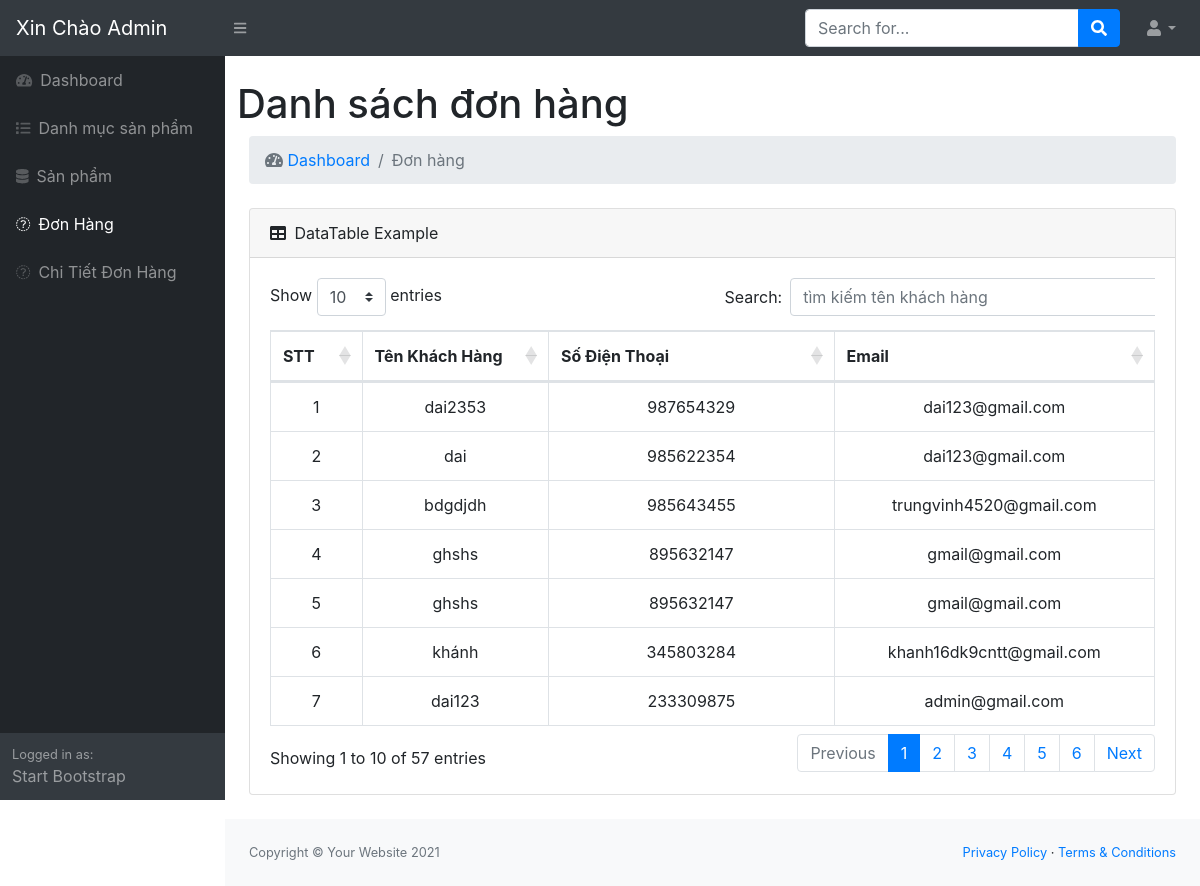
Page /admin/modules/BIll/bill.php (signed in) on the committed database.
### tables this page shows
CREATE TABLE `donhang` (
  `ID` int(11) NOT NULL,
  `TenKhachHang` varchar(200) NOT NULL,
  `SDT` int(11) NOT NULL,
  `Email` varchar(200) NOT NULL
);

### admin/libraries/Function.php (called while the page is built, shortened)
<?php
function base_url(){
    return $url="http://localhost:8080/BH_Android/";
}
?>

### admin/libraries/Database.php (called while the page is built, shortened)
<?php
    class Database
    {
        public $link;
        public function __construct()
        {
            $this->link = mysqli_connect("localhost","root","","daioktkp_Shose") or die ("error");
            mysqli_set_charset($this->link,"utf8");
        }
         public function fetchAll($table)
        {
            $sql = "SELECT * FROM {$table} WHERE 1" ;
            $result = mysqli_query($this->link,$sql) or die("Lỗi Truy Vấn fetchAll " .mysqli_error($this->link));
            $data = [];
            if( $result)
            {
                while ($num = mysqli_fetch_assoc($result))
                {
                    $data[] = $num;
                }
            }
            return $data;
        }
    }
?>

### admin/autoload/autoload.php (called while the page is built, shortened)
<?php
    require_once __DIR__."/../libraries/Database.php";
    require_once __DIR__."/../libraries/Function.php";
     $db=new Database();
?>

### admin/modules/BIll/bill.php (the view, shortened to what this page needs)
<?php
    require_once __DIR__."/../../autoload/autoload.php";
    if( getInput('search') !=''){
        $category=$db->fetchJone("donhang","SELECT * FROM donhang WHERE TenKhachHang like'%".getInput('search') ."%'",0,false);
    }
    else{
        $category = $db->fetchAll("donhang");
    }
    ?>
<?php require_once __DIR__."/../../layouts/header.php"; ?>
            <div id="layoutSidenav_content">
                <main>
                    <div class="container-fluid">
                        <div class="row" >
                            <h1 class="mt-4">Danh sách đơn hàng </h1>
                        </div>
                        <ol class="breadcrumb mb-4">
                            <li class="breadcrumb-item active">
                                <i class="fa fa-tachometer-alt fa-w-18"></i>
                               <a href="<?php echo base_url() ?>/admin/"> Dashboard</a>
                            </li>
                            <li class="breadcrumb-item active">Đơn hàng</li>
                        </ol>
                    <div class="card mb-4">
                        <div class="card-header">
                            DataTable Example
                        </div>
                        <div class="card-body">
                            <div class="table-responsive">
                                <div id="dataTable_wrapper" class="dataTables_wrapper dt-bootstrap4">
                                    <div class="row">
                                        <div class="col-sm-12 col-md-6">
                                            <div class="dataTables_length" id="dataTable_length">
                                                <label>
                                                    Show
                                                    <select name="dataTable_length" aria-controls="dataTable" class="custom-select form-control">
                                                        <option value="10">10</option>
                                                    </select>
                                                    entries
                                                </label>
                                            </div>
                                        </div>
                                        <form class="col-sm-12 col-md-6" method="get">
                                            <div id="dataTable_filter" class="dataTables_filter" style="text-align:left"><label>Search:<input style="width: 730px;"type="search" class="form-control" placeholder="tìm kiếm tên khách hàng" name="search" aria-controls="dataTable"></label></div>
                                        </form>
                                    </div>
                                    <div class="row">
                                        <div class="col-sm-12">
                                            <table class="table table-bordered dataTable" id="dataTable" width="100%" cellspacing="0" role="grid" aria-describedby="dataTable_info" style="width: 100%; text-align: center;">
                                                <thead>
                                                    <tr role="row">
                                                        <th class="sorting" tabindex="0" aria-controls="dataTable" rowspan="1" colspan="1" style="width: 108px;">STT</th>
                                                        <th class="sorting" tabindex="0" aria-controls="dataTable" rowspan="1" colspan="1" style="width: 405px;">Tên Khách Hàng</th>
                                                        <th class="sorting" tabindex="0" aria-controls="dataTable" rowspan="1" colspan="1" style="width: 700px;">Số Điện Thoại</th>
                                                        <th class="sorting" tabindex="0" aria-controls="dataTable" rowspan="1" colspan="1" style="width: 500px;">Email</th>
                                                    </tr>
                                                </thead>
                                                <tbody>
                                                    <?php $stt=1; foreach ($category as $item):?>
                                                        <tr role="row" class="odd">
                                                            <td class=""> <?php echo $stt ?> </td>
                                                            <td class=""> <?php echo $item['TenKhachHang'] ?> </td>
                                                            <td class=""> <?php echo $item['SDT'] ?> </td>
                                                            <td class=""> <?php echo $item['Email'] ?> </td>
                                                        </tr>
                                                   <?php $stt++; endforeach ?>
                                                </tbody>
                                            </table>
                                        </div>
                                    </div>
                                    <div class="row">
                                        <div class="col-sm-12 col-md-5">
                                            <div class="dataTables_info" id="dataTable_info" role="status" aria-live="polite">Showing 1 to 10 of 57 entries</div>
                                        </div>
                                        <div class="col-sm-12 col-md-7">
                                            <div class="dataTables_paginate paging_simple_numbers" id="dataTable_paginate">
                                                <ul class="pagination">
                                                    <li class="paginate_button page-item previous disabled" id="dataTable_previous"><a href="#" aria-controls="dataTable" data-dt-idx="0" tabindex="0" class="page-link">Previous</a></li>
                                                    <li class="paginate_button page-item active"><a href="#" aria-controls="dataTable" data-dt-idx="1" tabindex="0" class="page-link">1</a></li>
                                                    <li class="paginate_button page-item "><a href="#" aria-controls="dataTable" data-dt-idx="2" tabindex="0" class="page-link">2</a></li>
                                                    <li class="paginate_button page-item "><a href="#" aria-controls="dataTable" data-dt-idx="3" tabindex="0" class="page-link">3</a></li>
                                                    <li class="paginate_button page-item "><a href="#" aria-controls="dataTable" data-dt-idx="4" tabindex="0" class="page-link">4</a></li>
                                                    <li class="paginate_button page-item "><a href="#" aria-controls="dataTable" data-dt-idx="5" tabindex="0" class="page-link">5</a></li>
                                                    <li class="paginate_button page-item "><a href="#" aria-controls="dataTable" data-dt-idx="6" tabindex="0" class="page-link">6</a></li>
                                                    <li class="paginate_button page-item next" id="dataTable_next"><a href="#" aria-controls="dataTable" data-dt-idx="7" tabindex="0" class="page-link">Next</a></li>
                                                </ul>
                                            </div>
                                        </div>
                                    </div>
                                </div>
                            </div>
                        </div>
                    </div>
                    </div>
                </main>
                <footer class="py-4 bg-light mt-auto">
                    <div class="container-fluid">
                        <div class="d-flex align-items-center justify-content-between small">
                            <div class="text-muted">Copyright &copy; Your Website 2021</div>
                            <div>
                                <a href="#">Privacy Policy</a>
                                &middot;
                                <a href="#">Terms &amp; Conditions</a>
                            </div>
                        </div>
                    </div>
                </footer>
            </div>
        </div>
        <?php require_once __DIR__."/../../layouts/footer.php";?>

### rows in the picture
donhang: TenKhachHang "dai2353", SDT "987654329", Email "dai123@gmail.com"
donhang: TenKhachHang "dai", SDT "985622354", Email "dai123@gmail.com"
donhang: TenKhachHang "bdgdjdh", SDT "985643455", Email "trungvinh4520@gmail.com"
donhang: TenKhachHang "ghshs", SDT "895632147", Email "gmail@gmail.com"
donhang: TenKhachHang "ghshs", SDT "895632147", Email "gmail@gmail.com"
donhang: TenKhachHang "khánh", SDT "345803284", Email "khanh16dk9cntt@gmail.com"
donhang: TenKhachHang "dai123", SDT "233309875", Email "admin@gmail.com"
